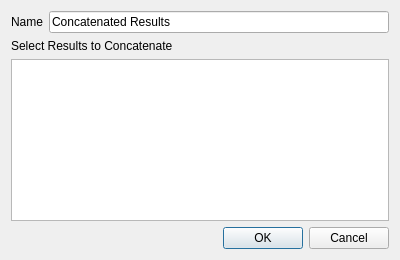
<?xml version="1.0" encoding="UTF-8"?>
<ui version="4.0">
 <class>UnivariateConcatenationDialog</class>
 <widget class="QDialog" name="UnivariateConcatenationDialog">
  <property name="geometry">
   <rect>
    <x>0</x>
    <y>0</y>
    <width>400</width>
    <height>260</height>
   </rect>
  </property>
  <property name="windowTitle">
   <string>Dialog</string>
  </property>
  <layout class="QVBoxLayout" name="verticalLayout">
   <item>
    <layout class="QFormLayout" name="formLayout">
     <item row="0" column="1">
      <widget class="QLineEdit" name="nameLineEdit">
       <property name="text">
        <string>Concatenated Results</string>
       </property>
      </widget>
     </item>
     <item row="0" column="0">
      <widget class="QLabel" name="nameLabel">
       <property name="text">
        <string>Name</string>
       </property>
      </widget>
     </item>
    </layout>
   </item>
   <item>
    <widget class="QLabel" name="resultsLabel">
     <property name="text">
      <string>Select Results to Concatenate</string>
     </property>
    </widget>
   </item>
   <item>
    <widget class="QListWidget" name="resultsListWidget">
     <property name="selectionMode">
      <enum>QAbstractItemView::MultiSelection</enum>
     </property>
    </widget>
   </item>
   <item>
    <widget class="QDialogButtonBox" name="buttonBox">
     <property name="orientation">
      <enum>Qt::Horizontal</enum>
     </property>
     <property name="standardButtons">
      <set>QDialogButtonBox::Cancel|QDialogButtonBox::Ok</set>
     </property>
    </widget>
   </item>
  </layout>
 </widget>
 <resources/>
 <connections>
  <connection>
   <sender>buttonBox</sender>
   <signal>accepted()</signal>
   <receiver>UnivariateConcatenationDialog</receiver>
   <slot>accept()</slot>
   <hints>
    <hint type="sourcelabel">
     <x>248</x>
     <y>254</y>
    </hint>
    <hint type="destinationlabel">
     <x>157</x>
     <y>274</y>
    </hint>
   </hints>
  </connection>
  <connection>
   <sender>buttonBox</sender>
   <signal>rejected()</signal>
   <receiver>UnivariateConcatenationDialog</receiver>
   <slot>reject()</slot>
   <hints>
    <hint type="sourcelabel">
     <x>316</x>
     <y>260</y>
    </hint>
    <hint type="destinationlabel">
     <x>286</x>
     <y>274</y>
    </hint>
   </hints>
  </connection>
 </connections>
</ui>
